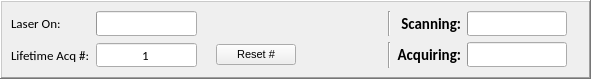
   <widget class="QFrame" name="frame">
    <property name="geometry">
     <rect>
      <x>9</x>
      <y>9</y>
      <width>591</width>
      <height>62</height>
     </rect>
    </property>
    <property name="font">
     <font>
      <family>Calibri</family>
      <pointsize>10</pointsize>
     </font>
    </property>
    <property name="frameShape">
     <enum>QFrame::WinPanel</enum>
    </property>
    <property name="frameShadow">
     <enum>QFrame::Raised</enum>
    </property>
    <property name="lineWidth">
     <number>10</number>
    </property>
    <layout class="QGridLayout">
     <property name="margin">
      <number>9</number>
     </property>
     <property name="spacing">
      <number>6</number>
     </property>
     <item row="0" column="5">
      <spacer>
       <property name="orientation">
        <enum>Qt::Horizontal</enum>
       </property>
       <property name="sizeHint" stdset="0">
        <size>
         <width>166</width>
         <height>16</height>
        </size>
       </property>
      </spacer>
     </item>
     <item row="0" column="8">
      <widget class="QLabel" name="label_5">
       <property name="font">
        <font>
         <family>Calibri</family>
         <pointsize>11</pointsize>
         <weight>75</weight>
         <italic>false</italic>
         <bold>true</bold>
         <underline>false</underline>
         <strikeout>false</strikeout>
        </font>
       </property>
       <property name="text">
        <string>Scanning:</string>
       </property>
       <property name="alignment">
        <set>Qt::AlignRight|Qt::AlignTrailing|Qt::AlignVCenter</set>
       </property>
      </widget>
     </item>
     <item row="0" column="11">
      <widget class="QLabel" name="label_2">
       <property name="text">
        <string/>
       </property>
       <property name="pixmap">
        <pixmap>../../../Documents and Settings/FOIL/.designer/QTcode/QTGui source code/g_ind2.bmp</pixmap>
       </property>
      </widget>
     </item>
     <item row="1" column="11">
      <widget class="QLabel" name="label_3">
       <property name="text">
        <string/>
       </property>
       <property name="pixmap">
        <pixmap>../../../Documents and Settings/FOIL/.designer/QTcode/QTGui source code/g_ind2.bmp</pixmap>
       </property>
      </widget>
     </item>
     <item row="0" column="4">
      <widget class="QLabel" name="label_4">
       <property name="text">
        <string/>
       </property>
       <property name="pixmap">
        <pixmap>../../../Documents and Settings/FOIL/.designer/QTcode/QTGui source code/g_ind2.bmp</pixmap>
       </property>
      </widget>
     </item>
     <item row="1" column="9">
      <widget class="QProgressBar" name="progressBar_acq">
       <property name="value">
        <number>0</number>
       </property>
       <property name="textVisible">
        <bool>false</bool>
       </property>
      </widget>
     </item>
     <item row="0" column="9">
      <widget class="QProgressBar" name="progressBar_scan">
       <property name="maximum">
        <number>100</number>
       </property>
       <property name="value">
        <number>0</number>
       </property>
       <property name="textVisible">
        <bool>false</bool>
       </property>
       <property name="invertedAppearance">
        <bool>false</bool>
       </property>
      </widget>
     </item>
     <item row="1" column="8">
      <widget class="QLabel" name="label_6">
       <property name="font">
        <font>
         <family>Calibri</family>
         <pointsize>11</pointsize>
         <weight>75</weight>
         <italic>false</italic>
         <bold>true</bold>
         <underline>false</underline>
         <strikeout>false</strikeout>
        </font>
       </property>
       <property name="text">
        <string>Acquiring:</string>
       </property>
       <property name="alignment">
        <set>Qt::AlignRight|Qt::AlignTrailing|Qt::AlignVCenter</set>
       </property>
      </widget>
     </item>
     <item row="0" column="6">
      <widget class="Line" name="line_6">
       <property name="orientation">
        <enum>Qt::Vertical</enum>
       </property>
      </widget>
     </item>
     <item row="1" column="6">
      <widget class="Line" name="line_5">
       <property name="orientation">
        <enum>Qt::Vertical</enum>
       </property>
      </widget>
     </item>
     <item row="1" column="2">
      <widget class="QSpinBox" name="spinBox_LifetimeAcqNum">
       <property name="enabled">
        <bool>true</bool>
       </property>
       <property name="alignment">
        <set>Qt::AlignCenter</set>
       </property>
       <property name="buttonSymbols">
        <enum>QAbstractSpinBox::NoButtons</enum>
       </property>
       <property name="minimum">
        <number>1</number>
       </property>
       <property name="maximum">
        <number>1000</number>
       </property>
      </widget>
     </item>
     <item row="1" column="0">
      <widget class="QLabel" name="label_71">
       <property name="text">
        <string>Lifetime Acq #:</string>
       </property>
      </widget>
     </item>
     <item row="0" column="0">
      <widget class="QLabel" name="label">
       <property name="font">
        <font>
         <family>Calibri</family>
         <pointsize>10</pointsize>
         <weight>50</weight>
         <italic>false</italic>
         <bold>false</bold>
         <underline>false</underline>
         <strikeout>false</strikeout>
         <stylestrategy>PreferDefault</stylestrategy>
         <kerning>false</kerning>
        </font>
       </property>
       <property name="text">
        <string>Laser On:</string>
       </property>
       <property name="alignment">
        <set>Qt::AlignLeading|Qt::AlignLeft|Qt::AlignVCenter</set>
       </property>
      </widget>
     </item>
     <item row="0" column="2">
      <widget class="QProgressBar" name="progressBar_LaserOn">
       <property name="value">
        <number>0</number>
       </property>
       <property name="textVisible">
        <bool>false</bool>
       </property>
      </widget>
     </item>
     <item row="1" column="5">
      <widget class="QPushButton" name="pushButton_UpdateLTAcqNum">
       <property name="enabled">
        <bool>true</bool>
       </property>
       <property name="sizePolicy">
        <sizepolicy hsizetype="Fixed" vsizetype="Maximum">
         <horstretch>0</horstretch>
         <verstretch>0</verstretch>
        </sizepolicy>
       </property>
       <property name="font">
        <font>
         <family>Arial</family>
         <pointsize>8</pointsize>
         <kerning>true</kerning>
        </font>
       </property>
       <property name="text">
        <string>Reset #</string>
       </property>
      </widget>
     </item>
    </layout>
   </widget>
